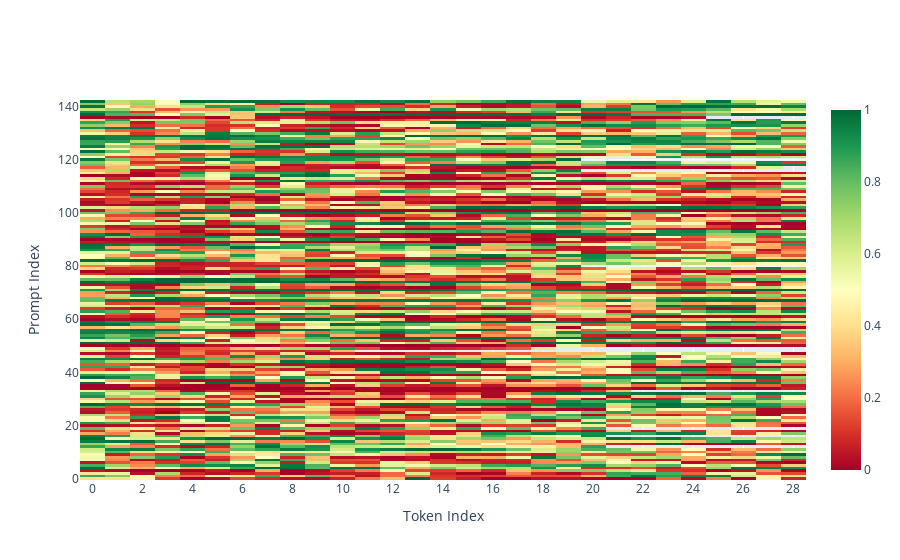

The notebook cell this image was saved under:
### Code cell
import plotly.graph_objects as go
import numpy as np

data = hallucination_scores
# data = factual_scores

# Define the maximum number of elements in each sublist
n_to_plot = 143
max_length = 29
# Pad data
padded_data = [sublist + [np.nan] * (max_length - len(sublist)) for sublist in data[:n_to_plot]]
# padded_data = [sublist + [np.nan] * (max_length - len(sublist)) for sublist in data[16:32]]


# Create a heatmap
fig = go.Figure(data=go.Heatmap(
    z=padded_data,
    # x=list(range(1, max_length + 1)),  # Column headers as position indices
    # y=['{}'.format(i+1) for i in range(len(padded_data))],  # Row labels
    # colorscale='Viridis',  # Color scale
    colorscale='RdYlGn',
    zmin=0,  # Minimum of color scale
    zmax=1,  # Maximum of color scale (adjust according to your data range)
    hoverongaps=False,  # Hover info for gaps
    showscale=True
))

# Update layout
fig.update_layout(
    xaxis_title='Token Index',
    yaxis_title='Prompt Index',
    xaxis_nticks=max_length
)

# Show the figure
fig.show()

### Figure 1 — Plotly figure (JSON) as saved in the notebook; plotly's stock layout.template omitted (floating-point values rounded to 4 significant figures; data arrays with more than 128 entries replaced by an {"elided": "..."} marker saying what was removed)
{"data": [{"colorscale": [[0, "rgb(165,0,38)"], [0.1, "rgb(215,48,39)"], [0.2, "rgb(244,109,67)"], [0.3, "rgb(253,174,97)"], [0.4, "rgb(254,224,139)"], [0.5, "rgb(255,255,191)"], [0.6, "rgb(217,239,139)"], [0.7, "rgb(166,217,106)"], [0.8, "rgb(102,189,99)"], [0.9, "rgb(26,152,80)"], [1, "rgb(0,104,55)"]], "hoverongaps": false, "showscale": true, "type": "heatmap", "z": {"elided": "143x29 float values"}, "zmax": 1, "zmin": 0}], "layout": {"autosize": true, "xaxis": {"autorange": true, "nticks": 29, "range": [-0.5, 28.5], "title": {"text": "Token Index"}}, "yaxis": {"autorange": true, "range": [-0.5, 142.5], "title": {"text": "Prompt Index"}}}}
